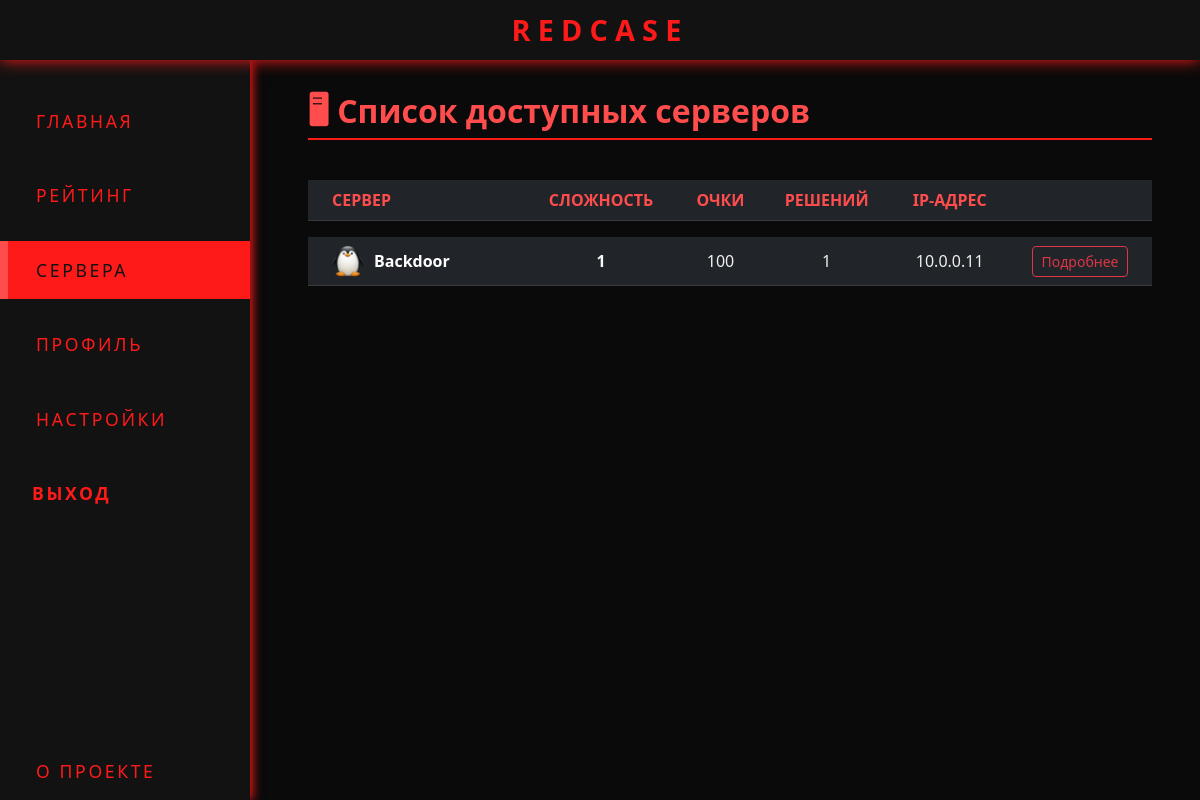
The page /servers on the database its author committed.
### models.py (models this page shows)
class VirtualMachine(db.Model):
    __tablename__ = 'VirtualMachines'
    uuid = db.Column(db.String, primary_key=True)
    name = db.Column(db.String, nullable=False)
    flag = db.Column(db.String, nullable=False)
    platform = db.Column(db.String, nullable=False)  # 'Windows' или 'Linux'
    difficulty = db.Column(db.Integer, nullable=False)  # 1–5
    description = db.Column(db.Text, nullable=False)
    score = db.Column(db.Integer, nullable=False)
    ip_address = db.Column(db.String, nullable=False)
    solve_count = db.Column(db.Integer, default=0)
    first_blood_uuid = db.Column(db.String, nullable=True)
    author_uuid = db.Column(db.String, nullable=False)

### app.py (the view)
@app.route("/servers")
def servers():
    vms = VirtualMachine.query.all()
    print(vms)
    return render_template("servers.html", virtual_machines=vms, active_page="servers")

### templates/servers.html (shortened to what this page needs)
{% extends "base.html" %}
{% block content %}
<div class="container-fluid p-0">
  <h2 class="section-title">🖥 Список доступных серверов</h2>
  <div class="section-underline"></div>
  <div class="table-responsive">
    <table class="table table-dark table-hover align-middle vm-table" style="border-collapse: separate; border-spacing: 0 1rem;">
      <thead>
        <tr>
          <th class="text-start ps-4">Сервер</th>
          <th class="text-center">Сложность</th>
          <th class="text-center">Очки</th>
          <th class="text-center">Решений</th>
          <th class="text-center">IP-адрес</th>
          <th></th>
        </tr>
      </thead>
      <tbody>
        {% for vm in virtual_machines %}
        <tr class="vm-row">
          <td class="text-start px-4 d-flex align-items-center">
            <img src="{{ url_for('static', filename='os_icons/' + vm.platform + '.png') }}" alt="{{ vm.platform }}" class="vm-icon">
            <span class="fw-bold text-white">{{ vm.name }}</span>
          </td>
          <td class="text-uppercase fw-semibold text-light text-center">{{ vm.difficulty }}</td>
          <td class="text-center">{{ vm.score }}</td>
          <td class="text-center">{{ vm.solve_count }}</td>
          <td class="text-center">{{ vm.ip_address or "—" }}</td>
          <td class="text-center">
            <a href="{{ url_for('server_details', vm_uuid=vm.uuid) }}" class="btn btn-sm btn-outline-danger">Подробнее</a>
          </td>
        </tr>
        {% endfor %}
      </tbody>
    </table>
  </div>
</div>
{% endblock %}

### templates/base.html (style rules this page uses)
body, html { height: 100%; margin: 0; background-color: #0a0a0a; font-family: 'Segoe UI', Tahoma, Geneva, Verdana, sans-serif; color: #eee; overflow: hidden; }

### templates/servers.html (style rules this page uses)
.vm-row { background-color: #1a1a1a; border-radius: 12px; overflow: hidden; }
.vm-table th { color: #ff4c4c; font-weight: 700; text-transform: uppercase; vertical-align: middle; }
.vm-table td { color: #f0f0f0; }
.vm-icon { width: 32px; height: 32px; margin-right: 10px; }
.section-title { color: #ff4c4c; font-weight: 700; margin-bottom: 0.5rem; }
.section-underline { border-bottom: 2px solid #ff1a1a; margin-bottom: 1.5rem; width: 100%; }

### rows shown on the page
VirtualMachine: platform (picture), name "Backdoor", difficulty "1", score "100", solve_count "1", ip_address "10.0.0.11"
